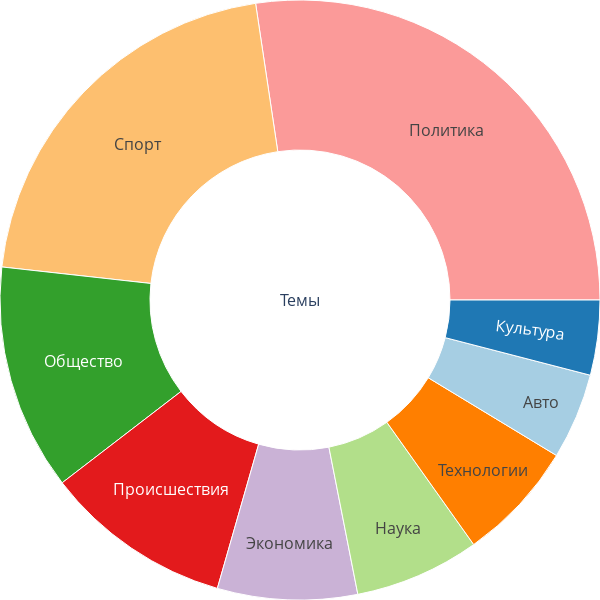

Notebook code cell kept with this figure:
### Code cell
for level_name in ['hr_level_0', 'hr_level_1', 'hr_level_2', 'hr_level_3', 'hr_level_4']:
    
    level = articles[level_name].copy()
    level, labels = encode_labels(level)
    
    articles[level_name] = level
    labels.to_csv(f'../data/interim/{level_name}.csv', index=False)
    
levels_name = ['hr_level_0', 'hr_level_1', 'hr_level_2', 'hr_level_3', 'hr_level_4']
labels_maps = [dict(pd.read_csv(f'../data/interim/{level_name}.csv').values) for level_name in levels_name]

levels_visualization(articles, levels_name, labels_maps).show()

### Figure 1 — Plotly figure (JSON) as saved in the notebook; plotly's stock layout.template omitted (floating-point values rounded to 4 significant figures; data arrays with more than 128 entries replaced by an {"elided": "..."} marker saying what was removed)
{"data": [{"branchvalues": "total", "hoverinfo": "value", "labels": {"elided": "2700 str values"}, "marker": {"colors": {"elided": "2700 str values"}, "line": {"width": 1}}, "maxdepth": 2, "parents": {"elided": "2700 str values"}, "textfont": {"size": 16}, "textinfo": "label", "type": "sunburst", "values": {"elided": "2700 int values"}}], "layout": {"height": 600, "margin": {"b": 0, "l": 0, "r": 0, "t": 0}, "width": 600}}
